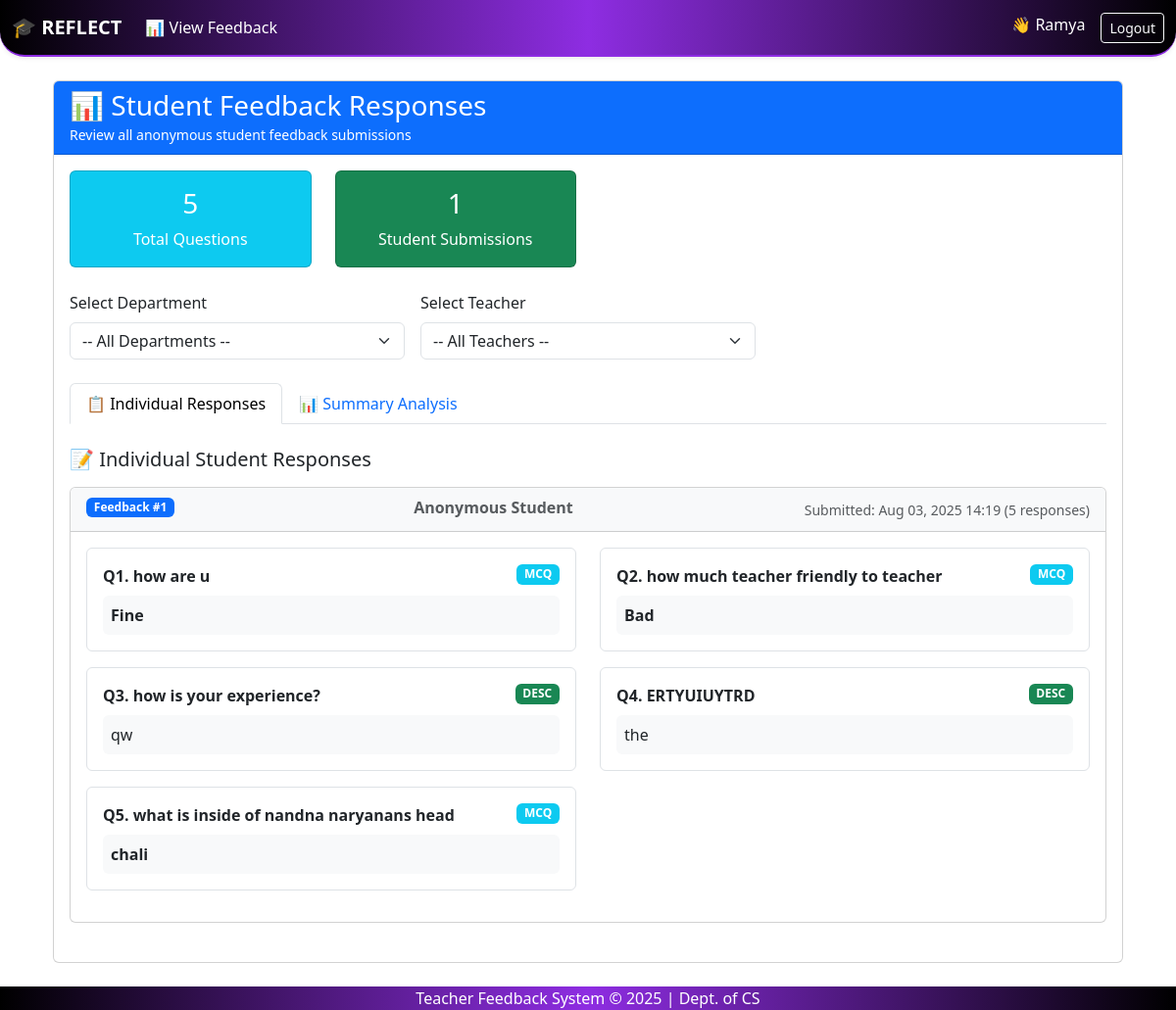
Before: /feedback-admin/student-responses/ (signed in) with the older database file.
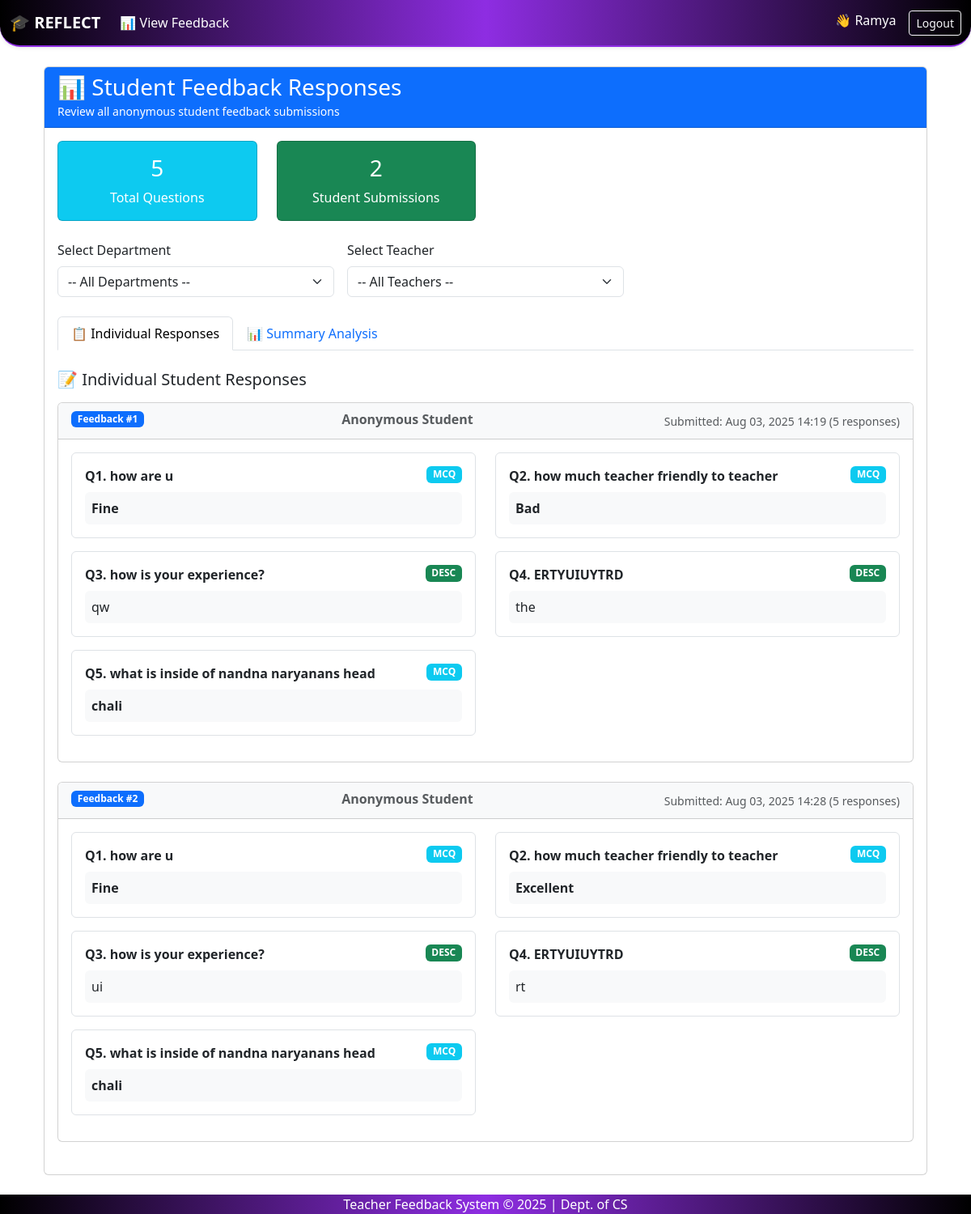
After: the same page with the newer database file.
### feedback_app/models.py (models this page shows, shortened)
class StudentFeedbackResponse(models.Model):
    response_id = models.AutoField(primary_key=True)
    question = models.ForeignKey(FeedbackQuestion, on_delete=models.CASCADE)
    response_text = models.TextField(blank=True, null=True)  # For descriptive questions
    selected_option = models.ForeignKey(FeedbackQOption, on_delete=models.CASCADE, blank=True, null=True)  # For MCQ
    submitted_at = models.DateTimeField(auto_now_add=True)
    session_id = models.CharField(max_length=100)  # To group responses from same student
    feedback_number = models.IntegerField(default=1)  # Sequential numbering for anonymous feedback
    teacher = models.ForeignKey(Teacher, on_delete=models.CASCADE, null=True, blank=True)
    class Meta:
        db_table = 'student_feedback_response'
        ordering = ['feedback_number', 'question__q_id']

class FeedbackQuestion(models.Model):
    q_id = models.AutoField(primary_key=True)
    q_desc = models.TextField()
    q_type = models.CharField(max_length=20)  # e.g., 'MCQ' or 'DESC'
    active = models.BooleanField(default=True)

class FeedbackQOption(models.Model):
    q = models.ForeignKey(FeedbackQuestion, on_delete=models.CASCADE)
    ans_id = models.CharField(max_length=10)  # Custom ID (not necessary for options)
    answer = models.CharField(max_length=200)  # The text of the option (e.g., "Excellent")

### feedback_app/views.py (the view)
# urls.py: path('feedback-admin/student-responses/', views.admin_student_feedback_responses, name='admin_student_feedback_responses'),
@login_required
def admin_student_feedback_responses(request):
    user = request.user
    is_admin = user.is_staff
    selected_dept_id = request.GET.get('department')
    selected_teacher_id = request.GET.get('teacher')
    departments = Department.objects.all()
    teachers = Teacher.objects.filter(dept_id=selected_dept_id) if selected_dept_id else Teacher.objects.none()
    responses = StudentFeedbackResponse.objects.none()
    if is_admin:
        if selected_teacher_id:
            responses = StudentFeedbackResponse.objects.filter(teacher_id=selected_teacher_id)
        else:
            responses = StudentFeedbackResponse.objects.none()  # Show nothing if no teacher selected
    elif user and not is_admin:
        try:
            teacher = Teacher.objects.get(user=user)
            responses = StudentFeedbackResponse.objects.filter(teacher=teacher)
        except Teacher.DoesNotExist:
            messages.error(request, "Teacher not found.")
            return redirect('login')
    grouped = {}
    for response in responses:
        grouped.setdefault(response.session_id, []).append(response)
    feedback_sessions = []
    for i, (session_id, session_responses) in enumerate(grouped.items(), start=1):
        feedback_sessions.append({
            'feedback_number': i,
            'submitted_at': session_responses[0].submitted_at,
            'total_responses': len(session_responses),
            'responses': session_responses,
        })
    questions_with_responses = []
    questions = FeedbackQuestion.objects.filter(active=True).order_by('q_id')
    for question in questions:
        q_responses = responses.filter(question=question)
        if question.q_type == 'MCQ':
            option_counts = {}
            for r in q_responses:
                if r.selected_option:
                    key = r.selected_option.answer
                    option_counts[key] = option_counts.get(key, 0) + 1
            questions_with_responses.append({
                'question': question,
                'type': 'MCQ',
                'option_counts': option_counts,
                'total_responses': q_responses.count()
            })
        elif question.q_type == 'DESC':
            questions_with_responses.append({
                'question': question,
                'type': 'DESC',
                'responses': [{
                    'text': r.response_text,
                    'submitted_at': r.submitted_at,
                    'feedback_number': r.feedback_number
                } for r in q_responses if r.response_text],
                'total_responses': q_responses.count()
            })
    avg_responses = round(responses.count() / len(grouped), 2) if grouped else 0
    latest_submission = max([s['submitted_at'] for s in feedback_sessions]) if feedback_sessions else "--"
    context = {
        'departments': departments,
        'teachers': teachers,
        'selected_dept_id': int(selected_dept_id) if selected_dept_id else None,
        'selected_teacher_id': int(selected_teacher_id) if selected_teacher_id else None,
        'feedback_sessions': feedback_sessions,
        'questions_with_summary': questions_with_responses,
        'total_questions': questions.count(),
        'total_feedback_submissions': len(grouped),
        'avg_responses_per_student': avg_responses,
        'latest_submission': latest_submission,
    }
    return render(request, 'admin_response.html', context)

### templates/admin_response.html (shortened to what this page needs)
{% extends 'base.html' %}
{% block content %}
<div class="container-fluid">
    <div class="row">
        <div class="col-12">
            <div class="card">
                <div class="card-header bg-primary text-white">
                    <h3 class="mb-0">📊 Student Feedback Responses</h3>
                    <small>Review all anonymous student feedback submissions</small>
                </div>
                <div class="card-body">
                    <div class="row mb-4">
                        <div class="col-md-3">
                            <div class="card bg-info text-white">
                                <div class="card-body text-center">
                                    <h3>{{ total_questions }}</h3>
                                    <p class="mb-0">Total Questions</p>
                                </div>
                            </div>
                        </div>
                        <div class="col-md-3">
                            <div class="card bg-success text-white">
                                <div class="card-body text-center">
                                    <h3>{{ total_feedback_submissions }}</h3>
                                    <p class="mb-0">Student Submissions</p>
                                </div>
                            </div>
                        </div>
                    </div>
                    <form method="get" id="filterForm" class="row g-3 mb-4">
                        <div class="col-md-4">
                            <label for="departmentSelect" class="form-label">Select Department</label>
                            <select class="form-select" id="departmentSelect" name="department" onchange="document.getElementById('filterForm').submit();">
                                <option value="">-- All Departments --</option>
                            </select>
                        </div>
                        <div class="col-md-4">
                            <label for="teacherSelect" class="form-label">Select Teacher</label>
                            <select class="form-select" id="teacherSelect" name="teacher" onchange="document.getElementById('filterForm').submit();">
                                <option value="">-- All Teachers --</option>
                            </select>
                        </div>
                    </form>
                    <ul class="nav nav-tabs" id="responseTab" role="tablist">
                        <li class="nav-item" role="presentation">
                            <button class="nav-link active" id="individual-tab" data-bs-toggle="tab"
                                data-bs-target="#individual" type="button" role="tab">
                                📋 Individual Responses
                            </button>
                        </li>
                        <li class="nav-item" role="presentation">
                            <button class="nav-link" id="summary-tab" data-bs-toggle="tab" data-bs-target="#summary"
                                type="button" role="tab">
                                📊 Summary Analysis
                            </button>
                        </li>
                    </ul>
                    <div class="tab-content" id="responseTabContent">
                        <div class="tab-pane fade show active" id="individual" role="tabpanel">
                            <div class="mt-4">
                                <h5 class="mb-3">📝 Individual Student Responses</h5>
                                {% for session in feedback_sessions %}
                                <div class="card mb-4">
                                    <div class="card-header bg-light">
                                        <div class="d-flex justify-content-between align-items-center">
                                            <span class="badge bg-primary me-2 mb-1">Feedback #{{ session.feedback_number }}</span>
                                                <span class="fw-semibold text-muted mb-1">Anonymous Student</span>
                                            <small class="text-muted">
                                                Submitted: {{ session.submitted_at|date:"M d, Y H:i" }}
                                                ({{ session.total_responses }} responses)
                                            </small>
                                        </div>
                                    </div>
                                    <div class="card-body">
                                        <div class="row">
                                            {% for response in session.responses %}
                                            <div class="col-md-6 mb-3">
                                                <div class="border rounded p-3 h-100">
                                                    <div class="d-flex justify-content-between align-items-start mb-2">
                                                        <span class="fw-bold text-dark">
                                                            Q{{ response.question.q_id }}. {{ response.question.q_desc }}
                                                        </span>
                                                        <span class="badge bg-{% if response.question.q_type == 'MCQ' %}info{% else %}success{% endif %} badge-sm">
                                                            {{ response.question.q_type }}
                                                        </span>
                                                    </div>
                                                    <div class="answer-box p-2 bg-light rounded">
                                                        {% if response.selected_option %}
                                                            <strong>{{ response.selected_option.answer }}</strong>
                                                        {% else %}
                                                            {{ response.response_text }}
                                                        {% endif %}
                                                    </div>
                                                </div>
                                            </div>
                                            {% endfor %}
                                        </div>
                                    </div>
                                </div>
                                {% empty %}
                                <div class="alert alert-info text-center">
                                    <h5>📝 No feedback submissions yet</h5>
                                    <p>Students haven't submitted any feedback responses yet.</p>
                                </div>
                                {% endfor %}
                            </div>
                        </div>
                    </div>
                </div>
            </div>
        </div>
    </div>
</div>
{% endblock %}

### templates/base.html (shortened to what this page needs)
{% load static %}
<!DOCTYPE html>
<html lang="en">
<head>
    <link href="https://cdn.jsdelivr.net/npm/bootstrap@5.3.0/dist/css/bootstrap.min.css" rel="stylesheet">
</head>
<body class="d-flex flex-column min-vh-100">
    <nav class="navbar navbar-expand-lg navbar-dark gradient-navbar shadow-sm">
        <div class="container-fluid">
            {% if request.user.is_authenticated %}
                <a class="navbar-brand fw-bold" href="{% url 'index' %}">🎓 REFLECT</a>
            {% else %}
                <span class="navbar-brand fw-bold">🎓 REFLECT</span>
            {% endif %}
            <div class="collapse navbar-collapse" id="navbarMenu">
                <ul class="navbar-nav me-auto mb-2 mb-lg-0 d-flex flex-row gap-3">
                    {% if user.is_authenticated %}
                        {% if is_admin %}
                        <li class="nav-item">
                            <a class="nav-link {% if request.resolver_match.url_name == 'programme_list' %}active{% endif %}" href="{% url 'programme_list' %}">Manage Programmes</a>
                        </li>
                        <li class="nav-item">
                            <a class="nav-link {% if request.resolver_match.url_name == 'course_list' %}active{% endif %}" href="{% url 'course_list' %}">Manage Courses</a>
                        </li>
                        <li class="nav-item">
                            <a class="nav-link {% if request.resolver_match.url_name == 'teacher_list' %}active{% endif %}" href="{% url 'teacher_list' %}">Manage Teacher</a>
                        </li>
                        <li class="nav-item">
                            <a class="nav-link {% if request.resolver_match.url_name == 'teacher_batch_list' %}active{% endif %}" href="{% url 'teacher_batch_list' %}">Assign Teacher</a>
                        </li>
                            <li class="nav-item dropdown">
                                <a class="nav-link dropdown-toggle" href="#" id="feedbackMenu" role="button" data-bs-toggle="dropdown"
                                   aria-expanded="false">
                                    Feedback
                                </a>
                                <ul class="dropdown-menu" aria-labelledby="feedbackMenu">
                                    <li><a class="dropdown-item" href="{% url 'add_question' %}">➕ Add Question</a></li>
                                    <li><a class="dropdown-item" href="{% url 'list_questions' %}">📋 View Questions</a></li>
                                    <li><hr class="dropdown-divider"></li>
                                    <li><a class="dropdown-item" href="{% url 'admin_student_feedback_responses' %}">📊 View Student Responses</a></li>
                                </ul>
                            </li>
                        {% elif is_teacher %}
                            <li class="nav-item">
                                <a class="nav-link" href="{% url 'admin_student_feedback_responses' %}">📊 View Feedback</a>
                            </li>
                        {% endif %}
                    {% endif %}
                </ul>
                <ul class="navbar-nav mb-2 mb-lg-0">
                    {% if user.is_authenticated %}
                        <li class="nav-item">
                            <span class="navbar-text text-white me-3">👋 {{ user.username|title }}</span>
                        </li>
                        <li class="nav-item">
                            <form method="post" action="{% url 'logout' %}">
                                <button type="submit" class="btn btn-outline-light btn-sm">Logout</button>
                            </form>
                        </li>
                    {% else %}
                        <li class="nav-item">
                            <a class="nav-link" href="{% url 'login' %}">Login</a>
                        </li>
                    {% endif %}
                </ul>
            </div>
        </div>
    </nav>
    <div class="container mt-4 flex-grow-1">
        {% block content %}{% endblock %}
    </div>
    <footer class="footer-gradient text-white text-center py-7 mt-4">
        <p class="mb-0">Teacher Feedback System &copy; 2025 | Dept. of CS</p>
    </footer>
</body>
</html>

Changed rows visible on the page:
added StudentFeedbackResponse: submitted_at "Aug 03, 2025 14:28", question.q_id "1", question.q_desc "how are u", question.q_type "MCQ", selected_option.answer "Fine", shown under "2"
added StudentFeedbackResponse: question.q_id "2", question.q_desc "how much teacher friendly to teacher", question.q_type "MCQ", selected_option.answer "Excellent"
added StudentFeedbackResponse: question.q_id "3", question.q_desc "how is your experience?", question.q_type "DESC", response_text "ui", shown under "2"
added StudentFeedbackResponse: question.q_id "4", question.q_desc "ERTYUIUYTRD", question.q_type "DESC", response_text "rt", shown under "2"
added StudentFeedbackResponse: question.q_id "5", question.q_desc "what is inside of nandna naryanans head", question.q_type "MCQ", selected_option.answer "chali", shown under "2"
Other visible differences:
{{ total_feedback_submissions }}: "1" → "2"
new list line: "Feedback # 2 Anonymous Student Submitted: ( 5 responses)"
